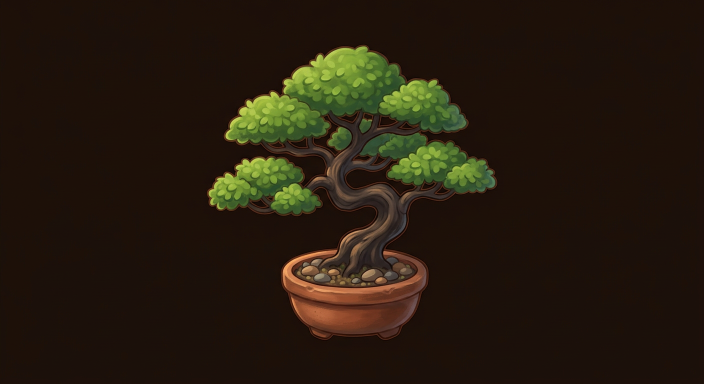
#> input picture decor-samples/plant_bonsai.png, 1408 x 768 px (shown at 1/2 size)
$ python key_sprites.py ../../decor-samples/plant_bonsai.png ../../decor-samples/rug_stars.png 5
#> lines starting #> are read from the running program, lines starting #| are printed output that depends on the picture; after the words box and inside, x2 and y2 are one past the last pixel; in counts of white or black regions, pixels touching at a corner belong together
#!/usr/bin/env python3
"""Кейинг AI-спрайтов: сплошной тёмный фон -> прозрачность, трим, даунскейл.
Usage: key_sprites.py <src.png|dir> <dest_dir> [max_side=256]"""
import os, sys
import numpy as np
from PIL import Image

def key_one(src, dest, max_side=256, tol=14.0, pad=2):
#> called with src = '../../decor-samples/plant_bonsai.png', max_side = 5, tol = 14, pad = 2
    im = Image.open(src).convert('RGB')
#> im is the input picture: PIL image 1408x768 RGB; mean R, G, B 38, 27.6, 14.5
    a = np.asarray(im).astype(np.float32)
    h, w, _ = a.shape
#> h = 768; w = 1408
    # цвет фона = медиана углов 8x8
    corners = np.concatenate([a[:8,:8].reshape(-1,3), a[:8,-8:].reshape(-1,3),
                              a[-8:,:8].reshape(-1,3), a[-8:,-8:].reshape(-1,3)])
#> corners = 256 rows, first 8: [26, 18, 7], [27, 17, 7], [28, 16, 9], [28, 17, 10], [27, 16, 6], [29, 16, 7], [28, 16, 7], [29, 15, 7]
    bg = np.median(corners, axis=0)
#> bg = [29, 16, 9]
    dist = np.sqrt(((a - bg) ** 2).sum(axis=2))
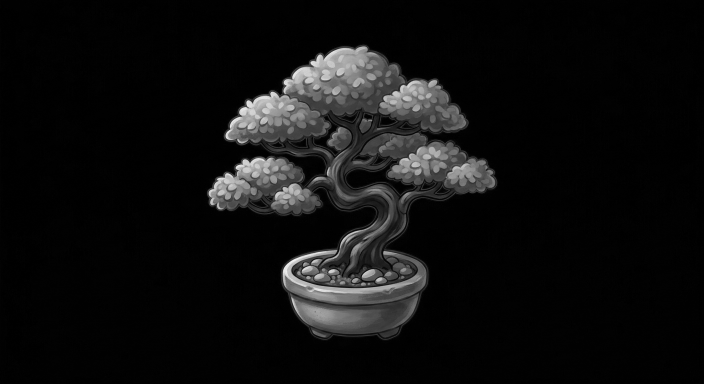
#> dist: shape (768, 1408) float32 (shown at 1/2 size); min 0, max 298.6, mean 18.4; drawn with min black and max white
    alpha = np.ones((h, w), dtype=np.float32)
    alpha[dist < tol] = 0.0
    # мягкая кромка 1px
    edge = (dist >= tol) & (dist < tol + 14)
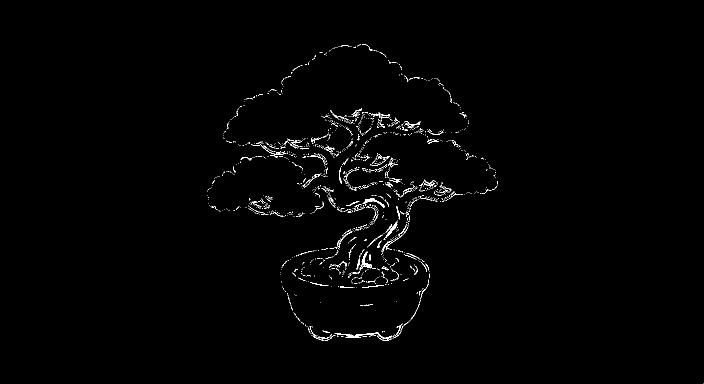
#> edge: shape (768, 1408) bool (shown at 1/2 size); 0.84% white in thin lines or dots, all inside (x1, y1, x2, y2) = (414, 88, 1408, 768)
    alpha[edge] = (dist[edge] - tol) / 14.0
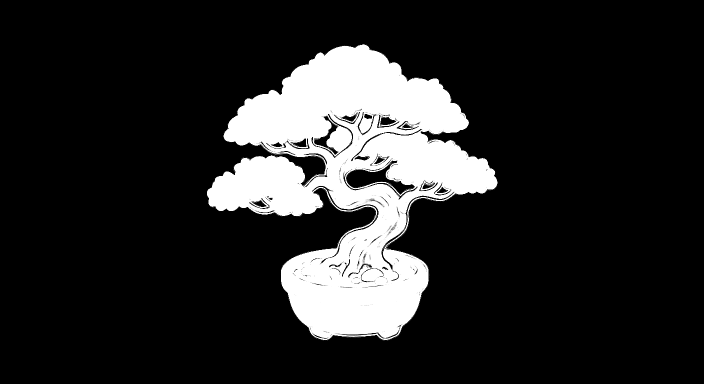
#> alpha: shape (768, 1408) float32 (shown at 1/2 size); min 0, max 1, mean 0.152
    rgba = np.dstack([a, alpha * 255]).astype(np.uint8)
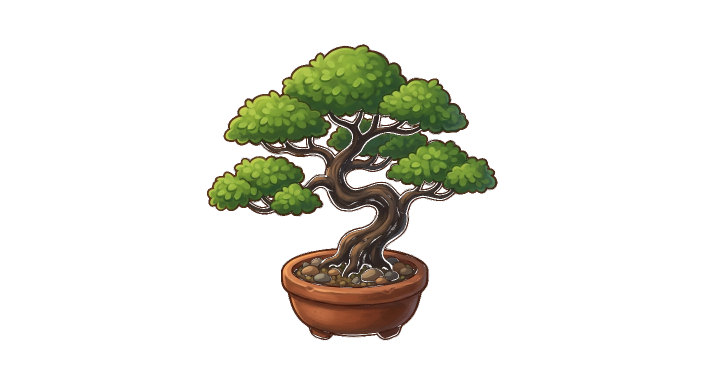
#> rgba: shape (768, 1408, 4) (shown at 1/2 size); mean R, G, B, A 38, 27.6, 14.5, 38.8; transparent parts drawn white
    out = Image.fromarray(rgba, 'RGBA')
    bbox = out.getbbox()
#> bbox = (414, 88, 1408, 768)
    if bbox is None:
        print(f"EMPTY: {src}"); return None
    l, t, r, b = bbox
#> l = 414; t = 88; r = 1408; b = 768
    out = out.crop((max(0,l-pad), max(0,t-pad), min(w,r+pad), min(h,b+pad)))
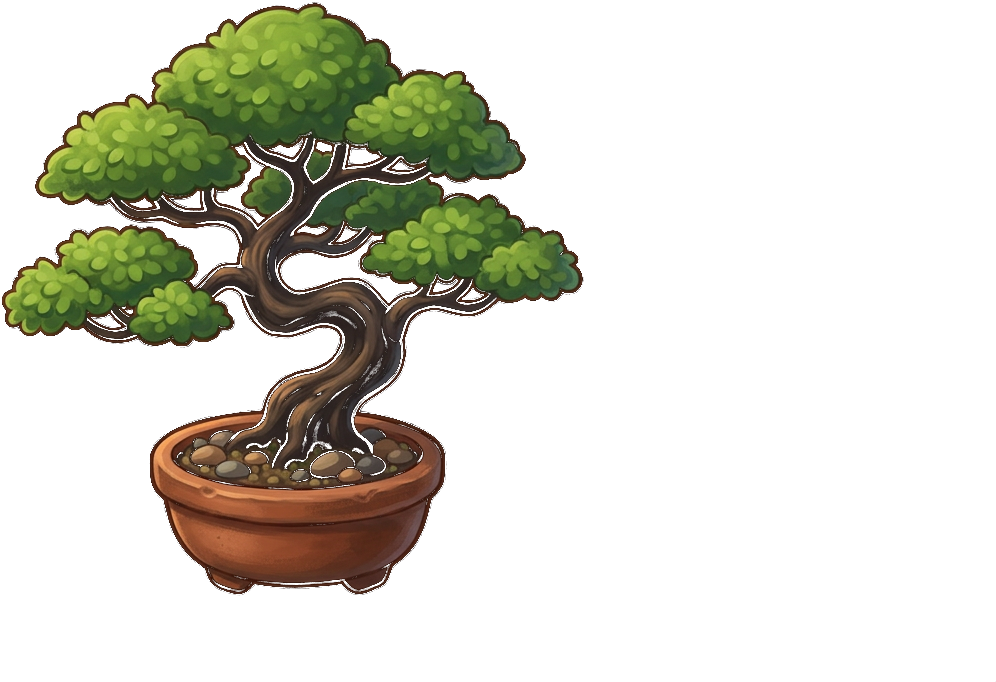
#> out: PIL image 996x682 RGBA; mean R, G, B, A 43.8, 34.4, 17.9, 61.8; transparent parts drawn white
    ow, oh = out.size
#> ow = 996; oh = 682
    sc = min(1.0, max_side / max(ow, oh))
#> sc = 0.00502
    if sc < 1.0:
        out = out.resize((max(1,int(ow*sc)), max(1,int(oh*sc))), Image.LANCZOS)
    out.save(dest)
    cov = 100.0 * (np.asarray(out)[:,:,3] > 8).mean()
#> cov = 60
    print(f"{os.path.basename(src)}: {w}x{h} -> {out.size[0]}x{out.size[1]} alpha_cov={cov:.1f}%")
#| plant_bonsai.png: 1408x768 -> 5x3 alpha_cov=60.0%
    return dest

if __name__ == '__main__':
    src, dest = sys.argv[1], sys.argv[2]
    max_side = int(sys.argv[3]) if len(sys.argv) > 3 else 256
    os.makedirs(dest, exist_ok=True)
    files = [os.path.join(src, f) for f in sorted(os.listdir(src))] if os.path.isdir(src) else [src]
    for f in files:
        if f.endswith('.png') and 'sheet' not in f and '/qa_' not in f.replace('\\','/') and not os.path.basename(f).startswith('qa_'):
            key_one(f, os.path.join(dest, os.path.basename(f)), max_side)

$ run again, on decor-samples/shelf_clock.png
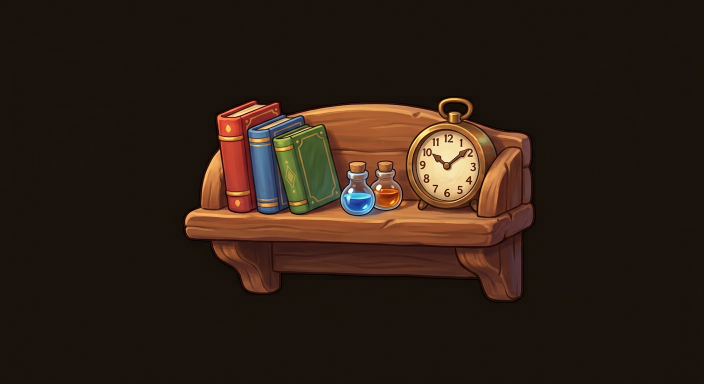
#> input picture decor-samples/shelf_clock.png, 1408 x 768 px (shown at 1/2 size)
#> in key_one, im is the input picture: PIL image 1408x768 RGB; mean R, G, B 45.4, 30.6, 20.5
#> corners = 256 rows, first 8: [26, 19, 10], [25, 17, 9], [25, 18, 12], [25, 18, 12], [23, 16, 7], [24, 17, 9], [25, 18, 12], [24, 17, 11]
#> bg = [26, 19, 12]
#> in key_one, `edge = (dist >= tol) & (dist < tol + 14)`:
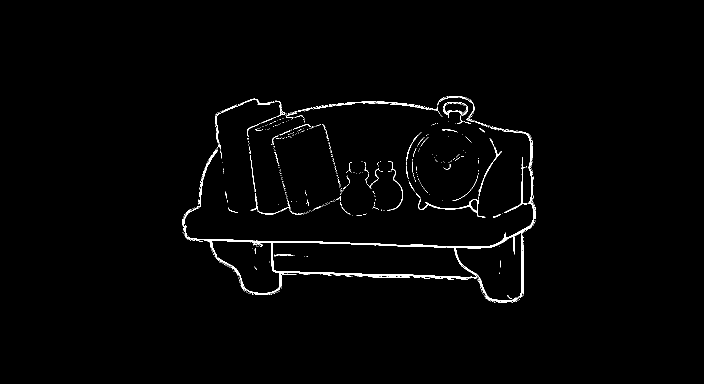
#> edge: shape (768, 1408) bool (shown at 1/2 size); 1.3% white in thin lines or dots, all inside (x1, y1, x2, y2) = (365, 192, 1072, 606)
#> bbox = (365, 192, 1072, 606)
#> l = 365; t = 192; r = 1072; b = 606
#> in key_one, `out = out.crop((max(0,l-pad), max(0,t-pad), min(w,r+pad), min(h,b+pad)))`:
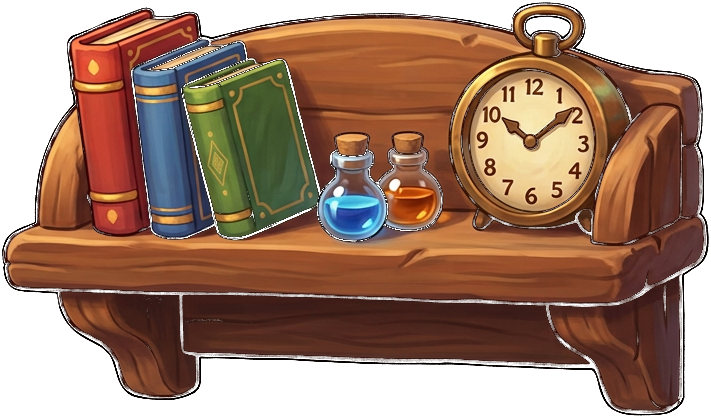
#> out: PIL image 711x418 RGBA; mean R, G, B, A 98.9, 63.5, 43.2, 185.2; transparent parts drawn white
#> cov = 100
#| shelf_clock.png: 1408x768 -> 5x2 alpha_cov=100.0%

$ run again, on decor-samples/window_stained.png
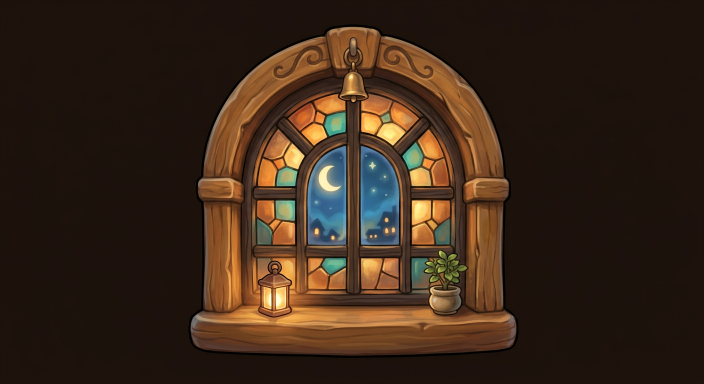
#> input picture decor-samples/window_stained.png, 1408 x 768 px (shown at 1/2 size)
#> in key_one, im is the input picture: PIL image 1408x768 RGB; mean R, G, B 57.4, 39.2, 25.2
#> corners = 256 rows, first 8: [28, 18, 10], [29, 17, 10], [28, 17, 13], [28, 17, 13], [28, 17, 11], [28, 17, 11], [28, 17, 11], [28, 17, 11]
#> bg = [29, 18, 12]
#> in key_one, `edge = (dist >= tol) & (dist < tol + 14)`:
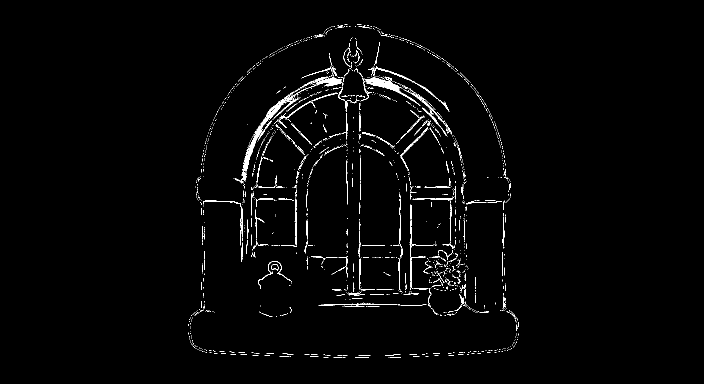
#> edge: shape (768, 1408) bool (shown at 1/2 size); 1.7% white in thin lines or dots, all inside (x1, y1, x2, y2) = (377, 49, 1037, 716)
#> bbox = (377, 49, 1037, 716)
#> l = 377; t = 49; r = 1037; b = 716
#> in key_one, `out = out.crop((max(0,l-pad), max(0,t-pad), min(w,r+pad), min(h,b+pad)))`:
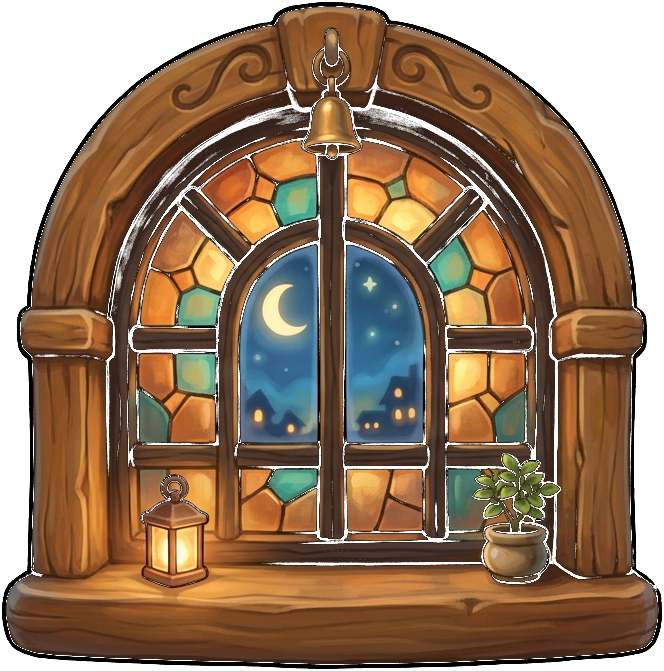
#> out: PIL image 664x671 RGBA; mean R, G, B, A 99.4, 69.9, 44.5, 196.7; transparent parts drawn white
#> cov = 100
#| window_stained.png: 1408x768 -> 4x5 alpha_cov=100.0%
